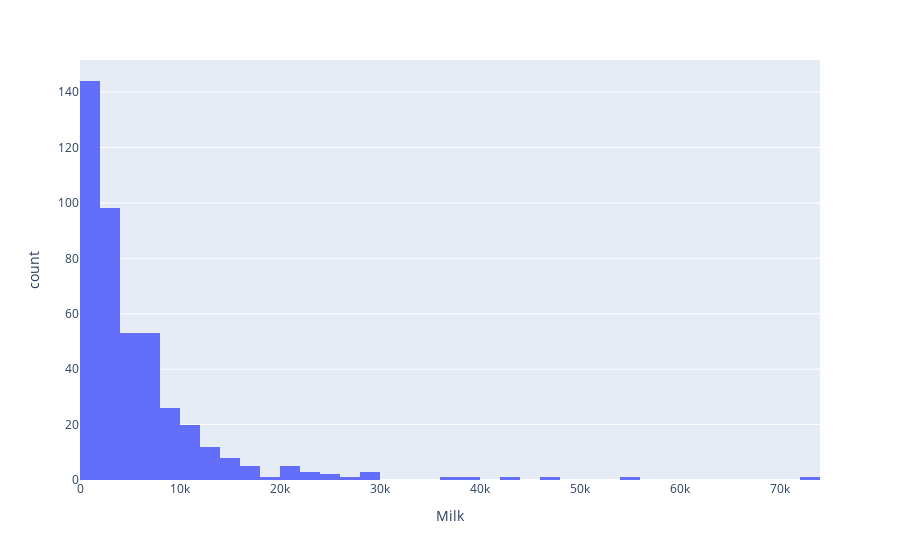

The code cell stored with this chart in its notebook:
### Code cell
# Milk:

px.histogram(data, x='Milk')

### Figure 1 — Plotly figure (JSON) as saved in the notebook; plotly's stock layout.template omitted (floating-point values rounded to 4 significant figures; data arrays with more than 128 entries replaced by an {"elided": "..."} marker saying what was removed)
{"data": [{"alignmentgroup": "True", "bingroup": "x", "hoverlabel": {"namelength": 0}, "hovertemplate": "Milk=%{x}<br>count=%{y}", "legendgroup": "", "marker": {"color": "#636efa"}, "name": "", "offsetgroup": "", "orientation": "v", "showlegend": false, "type": "histogram", "x": {"elided": "440 int values"}, "xaxis": "x", "yaxis": "y"}], "layout": {"barmode": "relative", "legend": {"tracegroupgap": 0}, "margin": {"t": 60}, "xaxis": {"anchor": "y", "domain": [0, 1], "title": {"text": "Milk"}}, "yaxis": {"anchor": "x", "domain": [0, 1], "title": {"text": "count"}}}}
